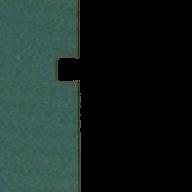
%> input picture 图像预处理/统计法海陆分离/颜色填充/2-4.jpg, 192 x 192 px
$ octave main.m   (GNU Octave 9; MATLAB toolbox functions it lacks are replaced by stand-ins)
%> lines starting %> are read from the running program, lines starting %| are printed output that depends on the picture
I=rgb2gray(imread('2-4.jpg'));
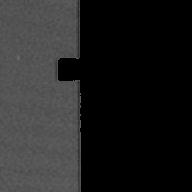
%> I: size 192x192 uint8; min 0, max 108, mean 33.9
figure,imshow(I);
[a]=imhist(I);
%> a = 256 values, max 21296 at index 1, min 0 at index 15, mean 144
b=max(a);
%> b = 21296
